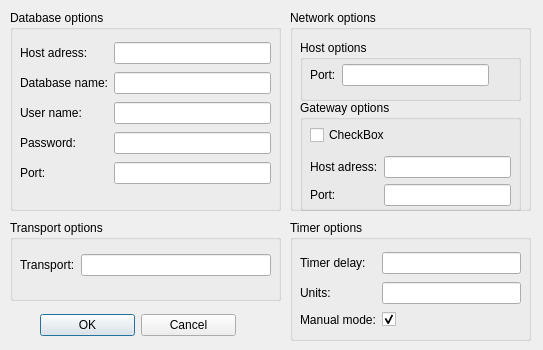
<?xml version="1.0" encoding="UTF-8"?>
<ui version="4.0">
 <class>OptionsDialog</class>
 <widget class="QDialog" name="OptionsDialog">
  <property name="geometry">
   <rect>
    <x>0</x>
    <y>0</y>
    <width>543</width>
    <height>350</height>
   </rect>
  </property>
  <property name="sizePolicy">
   <sizepolicy hsizetype="Fixed" vsizetype="Fixed">
    <horstretch>0</horstretch>
    <verstretch>0</verstretch>
   </sizepolicy>
  </property>
  <property name="minimumSize">
   <size>
    <width>543</width>
    <height>350</height>
   </size>
  </property>
  <property name="maximumSize">
   <size>
    <width>543</width>
    <height>350</height>
   </size>
  </property>
  <property name="windowTitle">
   <string>Options</string>
  </property>
  <property name="modal">
   <bool>true</bool>
  </property>
  <widget class="QGroupBox" name="groupBox_DB">
   <property name="geometry">
    <rect>
     <x>10</x>
     <y>10</y>
     <width>271</width>
     <height>201</height>
    </rect>
   </property>
   <property name="title">
    <string>Database options</string>
   </property>
   <widget class="QWidget" name="gridLayoutWidget">
    <property name="geometry">
     <rect>
      <x>10</x>
      <y>30</y>
      <width>251</width>
      <height>151</height>
     </rect>
    </property>
    <layout class="QGridLayout" name="gridLayout">
     <item row="2" column="1">
      <widget class="QLineEdit" name="lineEdit_user"/>
     </item>
     <item row="3" column="1">
      <widget class="QLineEdit" name="lineEdit_password"/>
     </item>
     <item row="0" column="1">
      <widget class="QLineEdit" name="lineEdit_hostDB"/>
     </item>
     <item row="1" column="1">
      <widget class="QLineEdit" name="lineEdit_DBname"/>
     </item>
     <item row="4" column="1">
      <widget class="QLineEdit" name="lineEdit_portDB"/>
     </item>
     <item row="0" column="0">
      <widget class="QLabel" name="label_hostDB">
       <property name="text">
        <string>Host adress:</string>
       </property>
      </widget>
     </item>
     <item row="1" column="0">
      <widget class="QLabel" name="label_DBname">
       <property name="text">
        <string>Database name:</string>
       </property>
      </widget>
     </item>
     <item row="2" column="0">
      <widget class="QLabel" name="label_username">
       <property name="text">
        <string>User name:</string>
       </property>
      </widget>
     </item>
     <item row="3" column="0">
      <widget class="QLabel" name="label_password">
       <property name="text">
        <string>Password:</string>
       </property>
      </widget>
     </item>
     <item row="4" column="0">
      <widget class="QLabel" name="label_portDB">
       <property name="text">
        <string>Port:</string>
       </property>
      </widget>
     </item>
    </layout>
   </widget>
  </widget>
  <widget class="QGroupBox" name="groupBox_Transport">
   <property name="geometry">
    <rect>
     <x>10</x>
     <y>220</y>
     <width>271</width>
     <height>81</height>
    </rect>
   </property>
   <property name="title">
    <string>Transport options</string>
   </property>
   <widget class="QWidget" name="gridLayoutWidget_2">
    <property name="geometry">
     <rect>
      <x>10</x>
      <y>30</y>
      <width>251</width>
      <height>31</height>
     </rect>
    </property>
    <layout class="QGridLayout" name="gridLayout_2">
     <item row="0" column="0">
      <widget class="QLabel" name="label_7">
       <property name="text">
        <string>Transport:</string>
       </property>
      </widget>
     </item>
     <item row="0" column="1">
      <widget class="QLineEdit" name="lineEdit_transport"/>
     </item>
    </layout>
   </widget>
  </widget>
  <widget class="QGroupBox" name="groupBox_Net">
   <property name="geometry">
    <rect>
     <x>290</x>
     <y>10</y>
     <width>241</width>
     <height>201</height>
    </rect>
   </property>
   <property name="layoutDirection">
    <enum>Qt::LeftToRight</enum>
   </property>
   <property name="title">
    <string>Network options</string>
   </property>
   <widget class="QGroupBox" name="groupBox">
    <property name="geometry">
     <rect>
      <x>10</x>
      <y>30</y>
      <width>221</width>
      <height>61</height>
     </rect>
    </property>
    <property name="title">
     <string>Host options</string>
    </property>
    <widget class="QWidget" name="gridLayoutWidget_7">
     <property name="geometry">
      <rect>
       <x>10</x>
       <y>20</y>
       <width>179</width>
       <height>31</height>
      </rect>
     </property>
     <layout class="QGridLayout" name="gridLayout_7">
      <item row="0" column="1">
       <widget class="QLineEdit" name="lineEdit_portServer"/>
      </item>
      <item row="0" column="0">
       <widget class="QLabel" name="labelPortServer">
        <property name="text">
         <string>Port:</string>
        </property>
       </widget>
      </item>
     </layout>
    </widget>
   </widget>
   <widget class="QGroupBox" name="groupBox_3">
    <property name="geometry">
     <rect>
      <x>10</x>
      <y>90</y>
      <width>221</width>
      <height>111</height>
     </rect>
    </property>
    <property name="title">
     <string>Gateway options</string>
    </property>
    <widget class="QWidget" name="verticalLayoutWidget">
     <property name="geometry">
      <rect>
       <x>10</x>
       <y>20</y>
       <width>201</width>
       <height>91</height>
      </rect>
     </property>
     <layout class="QVBoxLayout" name="verticalLayout">
      <item>
       <widget class="QCheckBox" name="checkBox_2">
        <property name="text">
         <string>CheckBox</string>
        </property>
       </widget>
      </item>
      <item>
       <layout class="QGridLayout" name="gridLayout_6">
        <item row="1" column="1">
         <widget class="QLineEdit" name="lineEdit_portGateway"/>
        </item>
        <item row="1" column="0">
         <widget class="QLabel" name="label_13">
          <property name="text">
           <string>Port:</string>
          </property>
         </widget>
        </item>
        <item row="0" column="1">
         <widget class="QLineEdit" name="lineEdit_hostGateway"/>
        </item>
        <item row="0" column="0">
         <widget class="QLabel" name="label_GatewayHost">
          <property name="text">
           <string>Host adress:</string>
          </property>
         </widget>
        </item>
       </layout>
      </item>
     </layout>
    </widget>
    <zorder>verticalLayoutWidget</zorder>
    <zorder>verticalLayoutWidget</zorder>
   </widget>
  </widget>
  <widget class="QGroupBox" name="groupBox_Timer">
   <property name="geometry">
    <rect>
     <x>290</x>
     <y>220</y>
     <width>241</width>
     <height>121</height>
    </rect>
   </property>
   <property name="title">
    <string>Timer options</string>
   </property>
   <widget class="QWidget" name="gridLayoutWidget_4">
    <property name="geometry">
     <rect>
      <x>10</x>
      <y>30</y>
      <width>221</width>
      <height>79</height>
     </rect>
    </property>
    <layout class="QGridLayout" name="gridLayout_4">
     <item row="1" column="1">
      <widget class="QLineEdit" name="lineEdit_timerUnits"/>
     </item>
     <item row="0" column="1">
      <widget class="QLineEdit" name="lineEdit_delay"/>
     </item>
     <item row="0" column="0">
      <widget class="QLabel" name="label_17">
       <property name="text">
        <string>Timer delay:</string>
       </property>
      </widget>
     </item>
     <item row="1" column="0">
      <widget class="QLabel" name="label_18">
       <property name="text">
        <string>Units:</string>
       </property>
      </widget>
     </item>
     <item row="2" column="0">
      <widget class="QLabel" name="label_19">
       <property name="text">
        <string>Manual mode:</string>
       </property>
      </widget>
     </item>
     <item row="2" column="1">
      <widget class="QCheckBox" name="checkBox">
       <property name="text">
        <string/>
       </property>
       <property name="checked">
        <bool>true</bool>
       </property>
      </widget>
     </item>
    </layout>
   </widget>
  </widget>
  <widget class="QWidget" name="horizontalLayoutWidget">
   <property name="geometry">
    <rect>
     <x>40</x>
     <y>310</y>
     <width>196</width>
     <height>31</height>
    </rect>
   </property>
   <layout class="QHBoxLayout" name="horizontalLayout">
    <item>
     <widget class="QPushButton" name="Ok">
      <property name="text">
       <string>OK</string>
      </property>
     </widget>
    </item>
    <item>
     <widget class="QPushButton" name="Cancel">
      <property name="text">
       <string>Cancel</string>
      </property>
     </widget>
    </item>
   </layout>
  </widget>
 </widget>
 <tabstops>
  <tabstop>lineEdit_hostDB</tabstop>
  <tabstop>lineEdit_DBname</tabstop>
  <tabstop>lineEdit_user</tabstop>
  <tabstop>lineEdit_password</tabstop>
  <tabstop>lineEdit_portDB</tabstop>
  <tabstop>lineEdit_portServer</tabstop>
  <tabstop>checkBox_2</tabstop>
  <tabstop>lineEdit_hostGateway</tabstop>
  <tabstop>lineEdit_portGateway</tabstop>
  <tabstop>lineEdit_transport</tabstop>
  <tabstop>lineEdit_delay</tabstop>
  <tabstop>lineEdit_timerUnits</tabstop>
  <tabstop>checkBox</tabstop>
  <tabstop>Ok</tabstop>
  <tabstop>Cancel</tabstop>
 </tabstops>
 <resources/>
 <connections/>
</ui>
